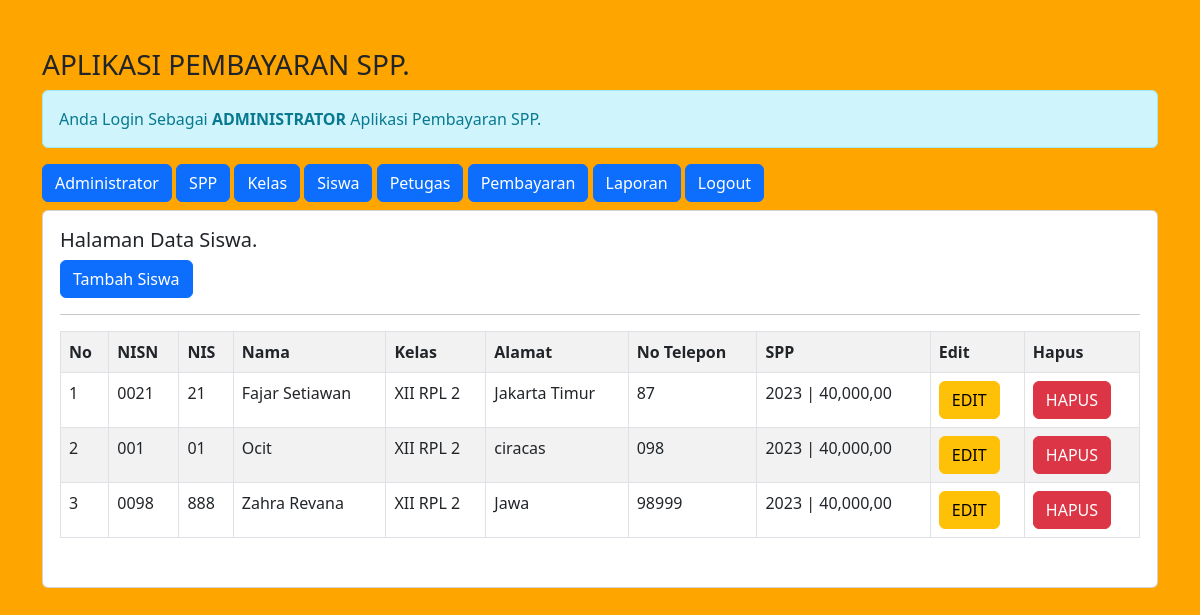
/admin/admin.php?url=siswa (signed in), run on the app's committed database.
### tables this page shows
CREATE TABLE `siswa` (
  `nisn` char(10) NOT NULL,
  `nis` char(8) NOT NULL,
  `nama` varchar(35) NOT NULL,
  `id_kelas` int(11) NOT NULL,
  `alamat` text NOT NULL,
  `no_telp` varchar(13) NOT NULL,
  `id_spp` int(11) NOT NULL
);

CREATE TABLE `kelas` (
  `id_kelas` int(11) NOT NULL,
  `nama_kelas` varchar(10) NOT NULL,
  `kompetensi_keahlian` varchar(50) NOT NULL
);

CREATE TABLE `spp` (
  `id_spp` int(11) NOT NULL,
  `tahun` int(11) NOT NULL,
  `nominal` int(11) NOT NULL
);

### admin/siswa.php (the view)
<h5>Halaman Data Siswa.</h5>
<a href="?url=tambah-siswa" class="btn btn-primary"> Tambah Siswa </a>
<hr>
<table class="table table-striped table-bordered">
	<tr class="fw-bold">
		<td>No</td>
		<td>NISN</td>
		<td>NIS</td>
		<td>Nama</td>
		<td>Kelas</td>
		<td>Alamat</td>
		<td>No Telepon</td>
		<td>SPP</td>
		<td>Edit</td>
		<td>Hapus</td>
	</tr>
	<?php
	include'../koneksi.php';
	$no = 1;
	$sql = "SELECT*FROM siswa, spp, kelas WHERE siswa.id_kelas=kelas.id_kelas AND siswa.id_spp=spp.id_spp ORDER BY nama ASC ";
	$query = mysqli_query($koneksi, $sql);
	foreach ($query as $data) { ?>
	 <tr>
	 	<td><?= $no++; ?></td>
	 	<td><?= $data['nisn'] ?></td>
	 	<td><?= $data['nis'] ?></td>
	 	<td><?= $data['nama'] ?></td>
	 	<td><?= $data['nama_kelas'] ?></td>
	 	<td><?= $data['alamat'] ?></td>
	 	<td><?= $data['no_telp'] ?></td>
	 	<td><?= $data['tahun'] ?> | <?= number_format( $data['nominal'],2, ',', ',');?></td>
	 	<td>
			<a href="?url=edit-siswa&nisn=<?= $data['nisn'] ?>"
				class= 'btn btn-warning'>EDIT</a>
	 	</td>
	 	<td>
			<a onclick="return confirm('Apakah Anda Yakin Ingin Menghapus Data')" href="?url=hapus-siswa&nisn=<?= $data['nisn'] ?>"
				class= 'btn btn-danger'>HAPUS</a>
	 	</td>
	 </tr>
	 <?php } ?>
</table>

### data on the page
siswa: nisn "0021", nis "21", nama "Fajar Setiawan", id_kelas.nama_kelas "XII RPL 2", alamat "Jakarta Timur", no_telp "87", id_spp.tahun "2023", id_spp.nominal "40,000,00"
siswa: nisn "001", nis "01", nama "Ocit", id_kelas.nama_kelas "XII RPL 2", alamat "ciracas", no_telp "098", id_spp.tahun "2023", id_spp.nominal "40,000,00"
siswa: nisn "0098", nis "888", nama "Zahra Revana", id_kelas.nama_kelas "XII RPL 2", alamat "Jawa", no_telp "98999", id_spp.tahun "2023", id_spp.nominal "40,000,00"
